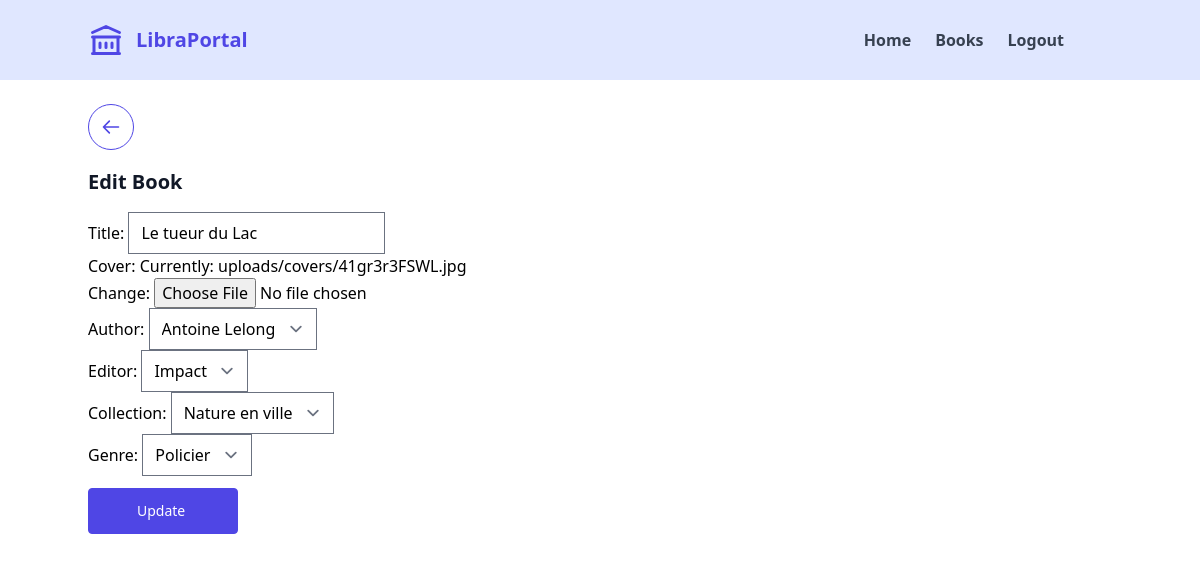
The page /bo/book/1 (signed in) on the database its author committed.
### library/models.py (models this page shows, shortened)
class Book(models.Model):
  title = models.CharField(max_length=100)
  cover = models.ImageField(upload_to='uploads/covers/')
  author = models.ForeignKey(Author, on_delete=models.CASCADE)
  editor = models.ForeignKey(Editor, on_delete=models.CASCADE)
  collection = models.ForeignKey(Collection, on_delete=models.CASCADE)
  genre = models.ForeignKey(Genre, on_delete=models.CASCADE)
  library = models.ForeignKey(Library, on_delete=models.CASCADE)

### library/views.py (the view)
# urls.py: path('bo/book/<slug:pk>', views.BoBookUpdateView.as_view(), name='bo_book_detail'),
class BoBookUpdateView(LoginRequiredMixin, UpdateView):
	model = Book
	fields = ['title', 'cover', 'author', 'editor', 'collection', 'genre']
	template_name = 'back/books/edit.html'
	success_url = '/bo/books'

### library/models.py (called while the page is built)
  def __str__(self):
    return self.first_name + ' ' + self.last_name

  def __str__(self):
    return self.name

  def __str__(self):
    return self.name

  def __str__(self):
    return self.name

### templates/back/books/edit.html
{% extends 'base.html' %}
{% load tailwind_filters %}
{% block content %}
  <div class="mb-3">
    <a href="{% url 'bo_book_list' %}" class="inline-block btn btn-secondary">
      <svg
        class="h-5 w-5"
        xmlns="http://www.w3.org/2000/svg"
        fill="none"
        viewBox="0 0 24 24"
        stroke="currentColor"
      >
        <path
          stroke-linecap="round"
          stroke-linejoin="round"
          stroke-width="2"
          d="M14 5l7 7m0 0l-7 7m7-7H3"
          transform="rotate(180 12 12)"
        />
      </svg>
    </a>
  </div>
  <h1 class="text-xl font-bold text-gray-900 mb-4">
    {{ form.instance.pk| yesno:"Edit , Create " }} Book
  </h1>
  <form method="post" enctype="multipart/form-data">{% csrf_token %}
    {{ form | crispy }}
    <input type="submit" class="btn btn-primary mt-3" value="{{ form.instance.pk| yesno:"Update , Create " }}">
  </form>
{% endblock %}

### rows shown on the page
Book: instance.pk "Edit", title "Le tueur du Lac", author "Antoine Lelong", editor "Impact", collection "Nature en ville", genre "Policier", instance.pk "Update"
